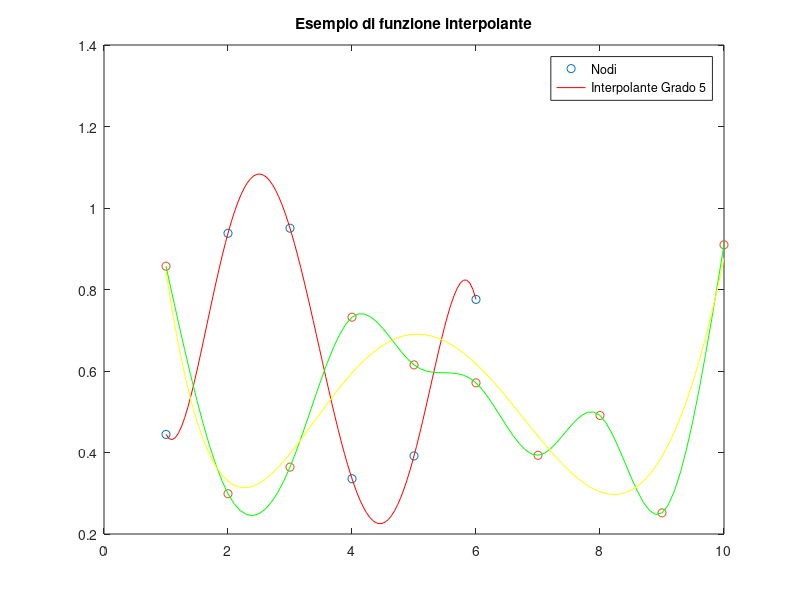
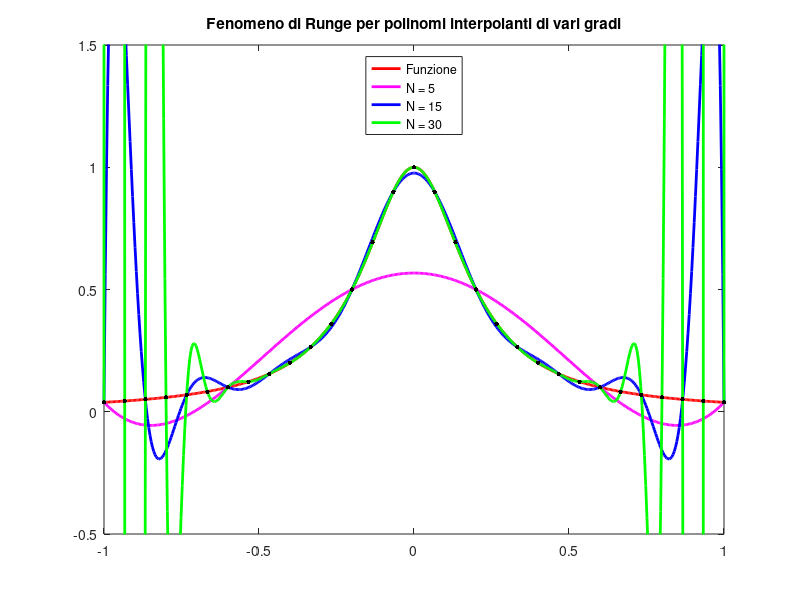
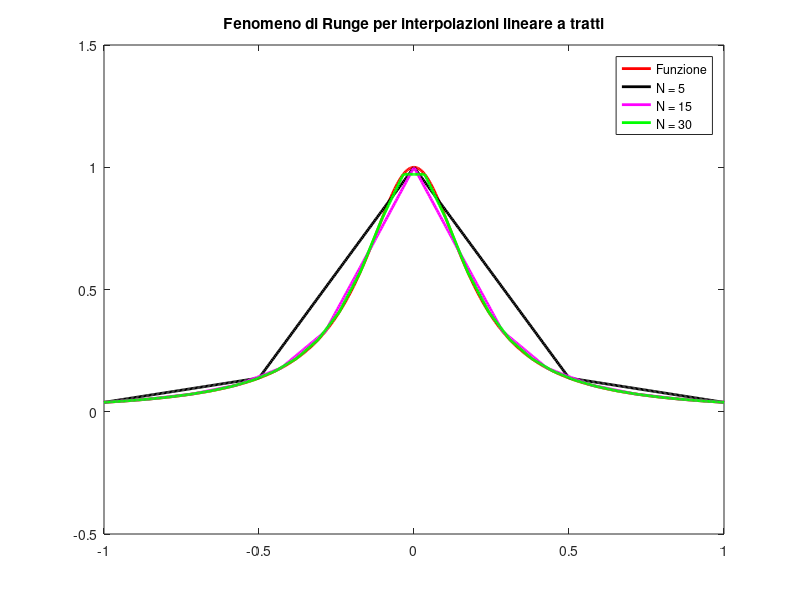

MATLAB code to generate these figures, in order:
%% Esempio 1-Interpolazione polinomiale di Lagrange
x=1:6;
y=rand(1,6);
figure(1);
nodi=plot(x,y,'o');
hold on;
t=linspace(1,6);
p=polyfit(x,y,5);
f=polyval(p,t);
p1=plot(t,f,'r');
title("Esempio di funzione interpolante");
legend([nodi p1],{'Nodi','Interpolante Grado 5'});

%% Esempio 2-Fenomeno di Runge
f = @(x) 1./(1 + 25*x.^2);
figure(2);
x = linspace(-1,1,500);
y_true = f(x);
fun=plot(x,y_true,'r','linewidth',2);
hold on;

N = 5; %Grado del polinomio
xdata = linspace(-1,1,N+1);
ydata = f(xdata);
p = polyfit(xdata,ydata,N);
y_fit = polyval(p,x);
poly_5 = plot(x,y_fit,'m','linewidth',2);
plot(xdata,ydata,'k.','markersize',10);

N = 15; %Grado del polinomio
xdata = linspace(-1,1,N+1);
ydata = f(xdata);
p = polyfit(xdata,ydata,N);
y_fit = polyval(p,x);
poly_15 = plot(x,y_fit,'b','linewidth',2);
plot(xdata,ydata,'k.','markersize',10);

N = 30;   %Grado del polinomio
xdata = linspace(-1,1,N+1);
ydata = f(xdata);
p = polyfit(xdata,ydata,N);
y_fit = polyval(p,x);
poly_30 = plot(x,y_fit,'g','linewidth',2);
plot(xdata,ydata,'k.','markersize',10);

axis([-1 1 -0.5 1.5]);
title("Fenomeno di Runge per polinomi interpolanti di vari gradi");
legend([fun,poly_5, poly_15,poly_30],{'Funzione','N = 5','N = 15','N = 30'},'Location','north');
%% Esempio 3-Fenomeno Runge Polinomio interpolante a tratti lineare
f = @(x) 1./(1 + 25*x.^2);
figure(3);
t = linspace(-1,1,500);
y_true = f(t);
fun=plot(t,y_true,'r','linewidth',2);
hold on;
%N=5
x = linspace(-1,1,5); 
y = f(x);
pt=interp1(x,y,t);
lin5=plot(t,pt,'k','linewidth',2);
%N=15
x1 = linspace(-1,1,15);
y1 = f(x1);
pt1=interp1(x1,y1,t);
lin15=plot(t,pt1,'m','linewidth',2);
%N=30
x2 = linspace(-1,1,30);
y2 = f(x2);
pt2=interp1(x2,y2,t);
lin30=plot(t,pt2,'g','linewidth',2);
title("Fenomeno di Runge per interpolazioni lineare a tratti");
axis([-1 1 -0.5 1.5]);
legend([fun,lin5, lin15,lin30],{'Funzione','N = 5','N = 15','N = 30'},'Location','northeast');
%Confronto con polinomio interpolante

%% Esempio 4- Confronto tra polinomio interpolante e spline naturale cubica
x=1:10;
y=rand(1,10);
figure(1);
punti=plot(x,y,'o');
hold on;

pp=csape(x,y,'second');%Spline naturale cubica
t=1:.1:10;
ys=ppval(pp,t);
spline=plot(t,ys,'g');

p=polyfit(x,y,5); %Polinomio grado 5
pl=polyval(p,t);
plot(t,pl,'y');

